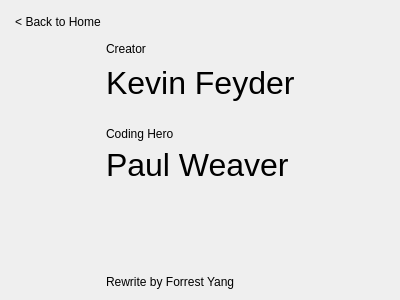
<?xml version="1.0" encoding="UTF-8"?>
<ui version="4.0">
 <class>CCreditsWidget</class>
 <widget class="QWidget" name="CCreditsWidget">
  <property name="geometry">
   <rect>
    <x>0</x>
    <y>0</y>
    <width>400</width>
    <height>300</height>
   </rect>
  </property>
  <property name="windowTitle">
   <string>Form</string>
  </property>
  <layout class="QGridLayout" name="gridLayout">
   <item row="1" column="2">
    <spacer name="horizontalSpacer_2">
     <property name="orientation">
      <enum>Qt::Horizontal</enum>
     </property>
     <property name="sizeHint" stdset="0">
      <size>
       <width>40</width>
       <height>20</height>
      </size>
     </property>
    </spacer>
   </item>
   <item row="1" column="1">
    <widget class="QLabel" name="m_titile_creator_label">
     <property name="text">
      <string>Creator</string>
     </property>
    </widget>
   </item>
   <item row="1" column="0">
    <spacer name="horizontalSpacer">
     <property name="orientation">
      <enum>Qt::Horizontal</enum>
     </property>
     <property name="sizeHint" stdset="0">
      <size>
       <width>40</width>
       <height>20</height>
      </size>
     </property>
    </spacer>
   </item>
   <item row="2" column="1">
    <widget class="QLabel" name="m_creator_label">
     <property name="font">
      <font>
       <pointsize>24</pointsize>
      </font>
     </property>
     <property name="text">
      <string>Kevin Feyder</string>
     </property>
    </widget>
   </item>
   <item row="3" column="0" colspan="3">
    <spacer name="horizontalSpacer_3">
     <property name="orientation">
      <enum>Qt::Horizontal</enum>
     </property>
     <property name="sizeHint" stdset="0">
      <size>
       <width>40</width>
       <height>20</height>
      </size>
     </property>
    </spacer>
   </item>
   <item row="5" column="1">
    <widget class="QLabel" name="m_coding_hero_label">
     <property name="font">
      <font>
       <pointsize>24</pointsize>
      </font>
     </property>
     <property name="text">
      <string>Paul Weaver</string>
     </property>
    </widget>
   </item>
   <item row="6" column="1">
    <spacer name="verticalSpacer">
     <property name="orientation">
      <enum>Qt::Vertical</enum>
     </property>
     <property name="sizeHint" stdset="0">
      <size>
       <width>20</width>
       <height>40</height>
      </size>
     </property>
    </spacer>
   </item>
   <item row="4" column="1">
    <widget class="QLabel" name="m_coding_hero_title_label">
     <property name="text">
      <string>Coding Hero</string>
     </property>
    </widget>
   </item>
   <item row="7" column="1">
    <widget class="QLabel" name="label">
     <property name="text">
      <string>Rewrite by Forrest Yang</string>
     </property>
    </widget>
   </item>
   <item row="0" column="0" colspan="3" alignment="Qt::AlignLeft">
    <widget class="QPushButton" name="m_button_back">
     <property name="text">
      <string>&lt; Back to Home</string>
     </property>
     <property name="flat">
      <bool>true</bool>
     </property>
    </widget>
   </item>
  </layout>
 </widget>
 <resources/>
 <connections/>
</ui>
